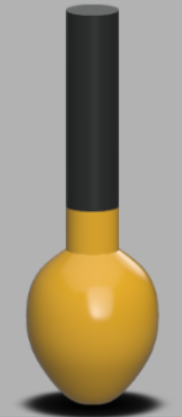
#> input picture classical_cv/data/ground_truth/north.png, 182 x 417 px
$ jupyter execute reference_matching.ipynb
#> lines starting #> are read from the running program, lines starting #| are printed output that depends on the picture; long printed decimals are rounded
## Attempting reference comparison

[cell 1]
import numpy as np
import cv2
import matplotlib.pyplot as plt

[cell 2]
north = cv2.imread('../data/ground_truth/north.png')
#> north is the input picture: shape (417, 182, 3); mean B, G, R 124, 146.1, 156.5
north = cv2.cvtColor(north, cv2.COLOR_BGR2RGB)
ground_truth_res = (north.shape[1], north.shape[0])
#> ground_truth_res = (182, 417)

south = cv2.imread('../data/ground_truth/south.png')
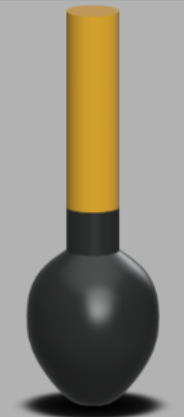
#> input picture classical_cv/data/ground_truth/south.png, 184 x 417 px
#> south is the input picture: shape (417, 184, 3); mean B, G, R 124.2, 138.1, 144.2
south = cv2.cvtColor(south, cv2.COLOR_BGR2RGB)
south = cv2.resize(south, ground_truth_res)
#> south: shape (417, 182, 3)

east = cv2.imread('../data/ground_truth/east.png')
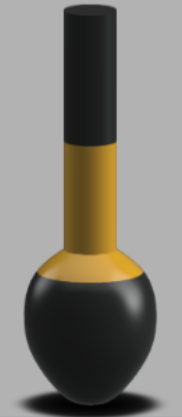
#> input picture classical_cv/data/ground_truth/east.png, 182 x 417 px
#> east is the input picture: shape (417, 182, 3); mean B, G, R 119.5, 127.2, 130.9
east = cv2.cvtColor(east, cv2.COLOR_BGR2RGB)
east = cv2.resize(east, ground_truth_res)

west = cv2.imread('../data/ground_truth/west.png')
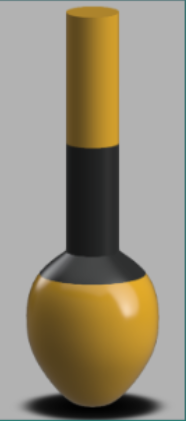
#> input picture classical_cv/data/ground_truth/west.png, 186 x 421 px
#> west is the input picture: shape (421, 186, 3); mean B, G, R 122.3, 141.2, 149.4
west = cv2.cvtColor(west, cv2.COLOR_BGR2RGB)
west = cv2.resize(west, ground_truth_res)
#> west: shape (417, 182, 3)


img = cv2.imread('../data/cardinal_buoy.png')
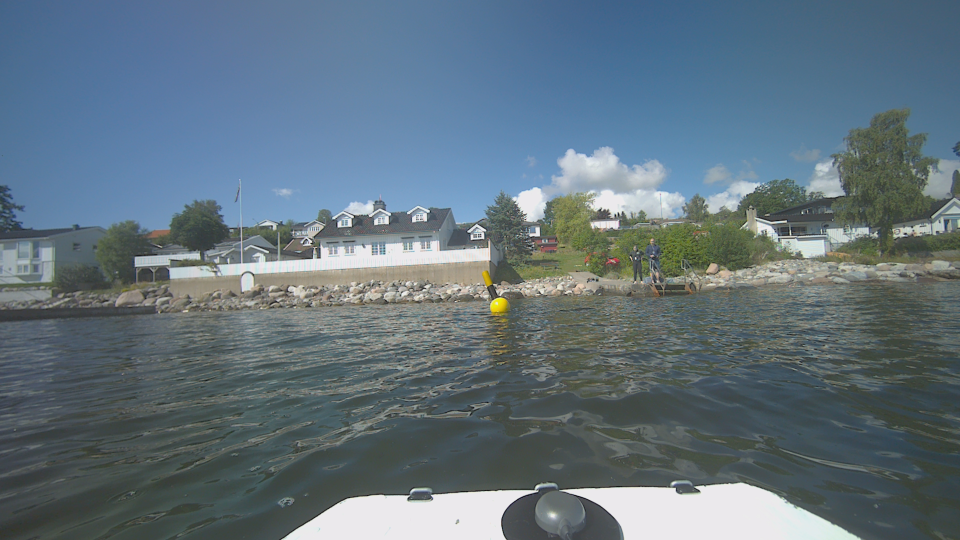
#> input picture classical_cv/data/cardinal_buoy.png, 1920 x 1080 px (shown at 1/2 size)
#> img is the input picture: shape (1080, 1920, 3); mean B, G, R 125.7, 115, 97.7
buoy = img[530+10:650-20, 950+1:1030]
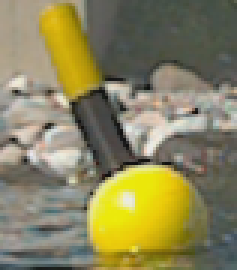
#> buoy: shape (90, 79, 3) (shown 3 times larger); mean B, G, R 92.8, 131.8, 137.2
buoy = cv2.cvtColor(buoy, cv2.COLOR_BGR2RGB)

fig, axs = plt.subplots(1, 5)
axs[0].imshow(north)
axs[1].imshow(south)
axs[2].imshow(east)
axs[3].imshow(west)
buoy = cv2.resize(buoy, ground_truth_res)
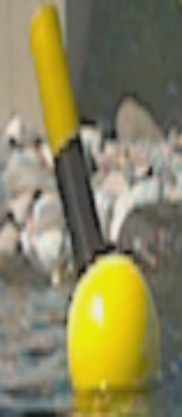
#> buoy: shape (417, 182, 3); mean R, G, B 137.1, 131.7, 92.7
axs[4].imshow(buoy)

[cell 3]
from scipy import ndimage
buoy_angle = 15
buoy = ndimage.rotate(buoy, -buoy_angle)
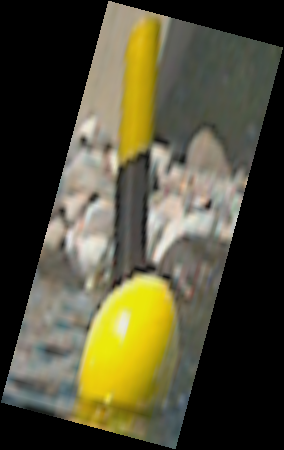
#> buoy: shape (450, 284, 3); mean R, G, B 80.9, 77.7, 54.6
fig, axs = plt.subplots(1, 5)
axs[0].imshow(north)
axs[0].set_title("north")

axs[1].imshow(south)
axs[1].set_title("south")

axs[2].imshow(east)
axs[2].set_title("east")

axs[3].imshow(west)
axs[3].set_title("west")
buoy = cv2.resize(buoy, ground_truth_res)
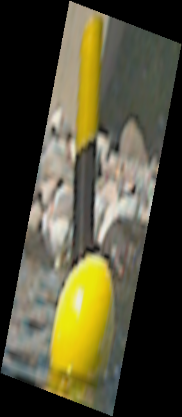
#> buoy: shape (417, 182, 3); mean R, G, B 80.8, 77.6, 54.5
axs[4].imshow(buoy)
axs[4].set_title("detection")

[cell 4]
names = ("north", "south", "east", "west")
buoys = (north, south, east, west)
costs = []
lowest_cost = np.inf

for name, buoy_ref in zip(names, buoys):
    cost = np.linalg.norm(buoy_ref-buoy)
    costs.append(cost)
    if cost < lowest_cost:
        buoy_prediction = name
        lowest_cost = cost
#> this loop made 4 passes
#> (name, cost, buoy_prediction, lowest_cost) on passes 1 to 3: ('north', 72692.6, 'north', 72692.6), ('south', 72072.7, 'south', 72072.7), ('east', 71069.1, 'east', 71069.1)
#> (name, cost) on pass 4: ('west', 73386.8)
#> after the loop, costs = [72692.6, 72072.7, 71069.1, 73386.8]; lowest_cost = 71069.1

costs = costs/max(costs)
#> costs = [0.991, 0.982, 0.968, 1]
print(buoy_prediction, lowest_cost)
#| east 71069.073

[cell 5]
fig, ax = plt.subplots()
bar_colors = ['tab:red', 'tab:red', 'tab:red', 'tab:red']
bar_colors[names.index(buoy_prediction)] = 'tab:green'

ax.bar(names, costs, color=bar_colors)
ax.set_ylim(min(costs)-0.02, 1.0)
plt.show()
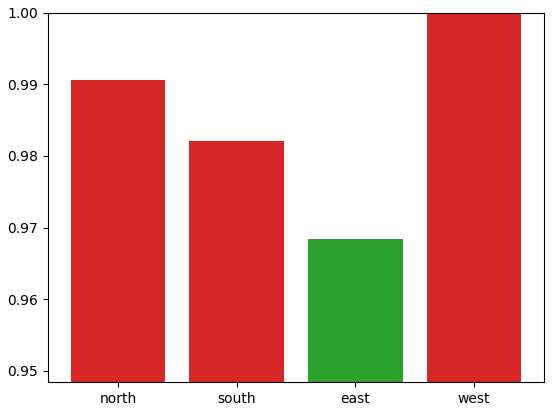
#> figure drawn by matplotlib, 1 panel; tallest bar 1 high, from x = 2.6 to 3.4
